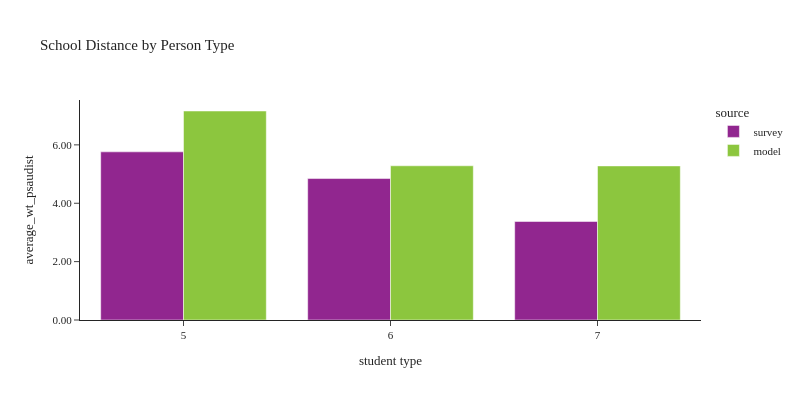

Source (notebook cell):
### Code cell
plot_school_location(df_students.filter(pl.col('pptyp').is_in([5, 6, 7])),
                     'pptyp', 'Person Type', 'student type')

### Figure 1 — Plotly figure (JSON) as saved in the notebook; plotly's stock layout.template omitted (floating-point values rounded to 4 significant figures)
{"data": [{"alignmentgroup": "True", "customdata": [[530], [113], [169]], "hovertemplate": "source=survey<br>pptyp=%{x}<br>average_wt_psaudist=%{y}<br>sample count=%{customdata[0]}<extra></extra>", "legendgroup": "survey", "marker": {"color": "#91268F", "pattern": {"shape": ""}}, "name": "survey", "offsetgroup": "survey", "orientation": "v", "showlegend": true, "textposition": "auto", "type": "bar", "x": [7, 6, 5], "xaxis": "x", "y": [3.375, 4.846, 5.761], "yaxis": "y"}, {"alignmentgroup": "True", "customdata": [[127563], [162375], [533934]], "hovertemplate": "source=model<br>pptyp=%{x}<br>average_wt_psaudist=%{y}<br>sample count=%{customdata[0]}<extra></extra>", "legendgroup": "model", "marker": {"color": "#8CC63E", "pattern": {"shape": ""}}, "name": "model", "offsetgroup": "model", "orientation": "v", "showlegend": true, "textposition": "auto", "type": "bar", "x": [6, 5, 7], "xaxis": "x", "y": [5.283, 7.16, 5.279], "yaxis": "y"}], "layout": {"barmode": "group", "font": {"size": 11}, "height": 400, "legend": {"title": {"text": "source"}, "tracegroupgap": 0}, "title": {"text": "School Distance by Person Type"}, "width": 800, "xaxis": {"anchor": "y", "domain": [0.0, 1.0], "title": {"text": "student type"}}, "yaxis": {"anchor": "x", "domain": [0.0, 1.0], "tickformat": ".2f", "title": {"text": "average_wt_psaudist"}}}}
